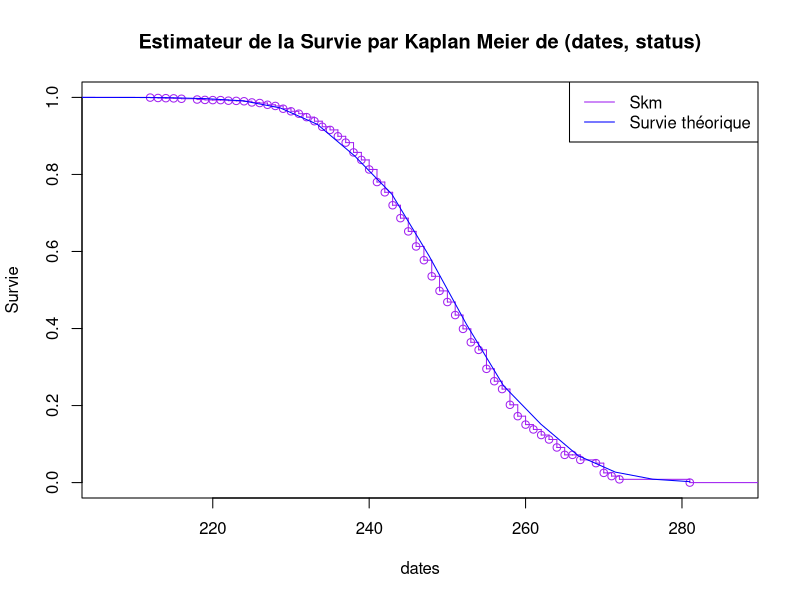
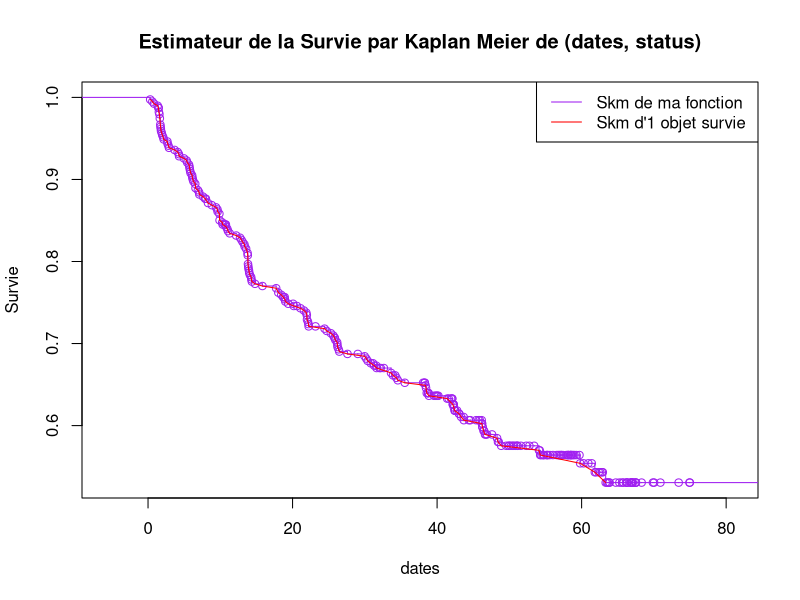
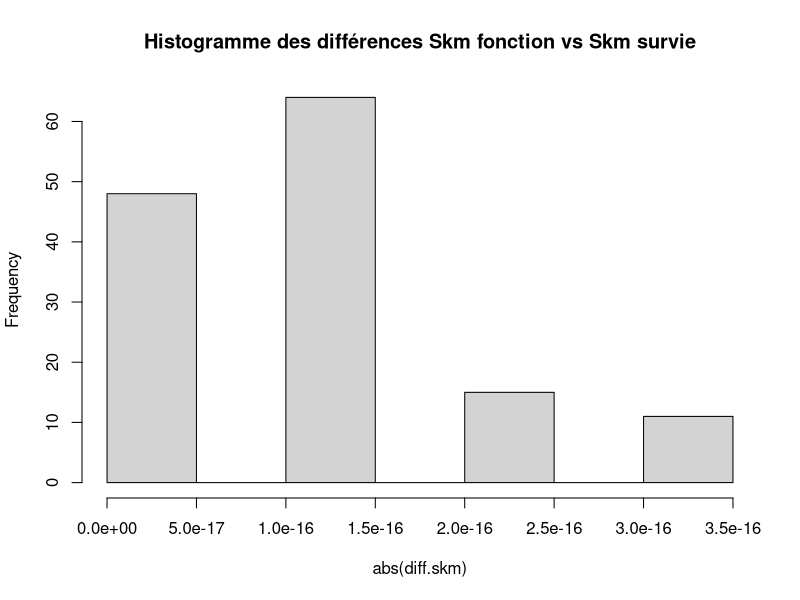

Here is the R script that generated these plots, in order: (Note: this script raises an error after producing the figures.)
## ---- chunk 1
EstimSurvie_km=function(dates=vector(mode="numeric", length = n), status=vector(mode="numeric", length = length(dates)), choise.plot="TRUE/FALSE"){
  library(tidyverse)
  cbind.data.frame(dates,status) %>% arrange(dates)-> df0
  df0 %>% group_by(dates) %>% summarise(d= sum(status), c=sum(status!=1)) -> df1
  N=length(df0$status)
  df1 %>% mutate(r=c(N, N-cumsum(d+c)[-length(N-cumsum(d+c))] )) -> df1
  Skm= c(1,cumprod(1-df1$d/df1$r))
  
  if(choise.plot ==TRUE){
    plot(stepfun(df1$dates, Skm), col='purple', main="Estimateur de la Survie par Kaplan Meier de (dates, status)", xlab="dates",ylab="Survie")
    
  }

  return(list(xx=df1$dates, yy=Skm))
}
#help("stepfun")
## ---- chunk 2
# Test de ma fonction avec des données binomiales indépendantes:
size.vect=2000# a choisir arbitrairement
nb_trial=500
ttilde = rbinom(size.vect, nb_trial, 0.5)
c = rbinom(size.vect, nb_trial, 0.5)
dates=pmin(ttilde, c)# 5 est choisis arbitrairement
status= (ttilde<= c)*1
n=length(EstimSurvie_km(dates, status, choise.plot= FALSE)$xx) 
#length(df2$dates)

t_i_abscisses=seq(0, max(dates), length.out=n)
S_th=pbinom(q=t_i_abscisses, nb_trial, prob=0.5, lower.tail=F)

EstimSurvie_km(dates, status, choise.plot= TRUE)
lines(t_i_abscisses, S_th, col="blue")
legend("topright", legend=c("Skm", "Survie théorique"), col=c("purple", "blue"), lty=c(1,1))

## ---- chunk 3
library(survival)
library(survminer)
library(tidyverse)
## ---- chunk 4
??survival::diabetic
(diab=survival::diabetic)# 8 var. de: 
#length(unique(diab$id))#197 patients /treatment: 0 = no treatment, 1= laser
## ---- chunk 5
#Dans un 1er temps, nous créons par la fonction Surv, un objet de type survie qui nous permettra d’utiliser les fonctions du package survival et en particulier la fonction survfit afin de représenter une estimation de la survie par Kaplan Meier:
base=Surv(diab$time, diab$status)
Skm <- summary(survfit(base~1, data =diab))$surv # par défaut la fonction survfit construit l'estimateur de Kaplan Meier de la survie

time.skm.survival=summary(survfit(base~1, data =diab))$time
EstimSurvie_km(diab$time, diab$status, choise.plot = TRUE)
lines(time.skm.survival, Skm, col='red')
legend("topright", legend=c("Skm de ma fonction", "Skm d'1 objet survie "), col=c("purple", "red"), lty=c(1,1))
## ---- chunk 6
diff.skm=unique(EstimSurvie_km(diab$time, diab$status, choise.plot = FALSE)$yy[-1])-Skm
hist(abs(diff.skm), main = "Histogramme des différences Skm fonction vs Skm survie")
## ---- chunk 7
??survival::survfit
base #les données censurées sont marquées par un +

#A présent estimons les courbes de survie de chacuns des groupes par l'estimateur de Kaplan-Meir:

Skm.grouped.by.eye=survfit(base~diab$eye, data =diab)
Skm.grouped.by.gaz=survfit(base~diab$laser, data =diab)
Skm.grouped.by.treatment=survfit(base~diab$trt, data =diab)
Skm.grouped.by.risque=survfit(base~diab$risk, data =diab)

#Dans un 1er temps, on trace l'estimation des survies par modalités (2) des 3 variables cathégorielles séparemment puis on supperpose les courbes: 
fits=list(EYE=Skm.grouped.by.eye, LASER=Skm.grouped.by.gaz, TREATMENT=Skm.grouped.by.treatment, STADE = Skm.grouped.by.risque )
ggsurvplot(fits, data = diab, combine = FALSE, # Not Combine curves
           risk.table =FALSE,                  # Add risk table
           conf.int = TRUE,                    # Add confidence interval
           conf.int.style = "step",            # CI style, use "step" or "ribbon"
           censor = FALSE,                     # Remove censor points  # Clean risk table
           palette = "jco")
## ---- chunk 8
survdiff(base~ diab$eye)
survdiff(base~ diab$laser)
survdiff(base~ diab$trt)
## ---- chunk 9
Skm.all.groups=survfit(base~1, data =diab)
summary(Skm.all.groups, times = 22)
## ---- chunk 10
Skm.grouped.by.treatment
summary(Skm.grouped.by.treatment, times = 22)
## ---- chunk 11
#plot(Skm.all.groups, conf.int = TRUE, main ='Estimation par KM de la courbe de survie globale',xlab='time in months', ylab="SKM")
??quantile()
# Avec nos données, les quantiles ne sont pas observables graphiquement alors on utilise la fonction quantile()
(quantile(Skm.all.groups, probs = 0.25, conf.int = TRUE))
## ---- chunk 12
(quantile(Skm.grouped.by.treatment, probs = 0.25, conf.int = TRUE))
## ---- chunk 13
HF.all.groups=survfit(base~1, type = "fleming-harrington",data =diab)
plot(HF.all.groups,fun="surv", col='blue',
           main="Comparaison de l’estimateur de KM à celui d'Harrington-Fleming")
lines(Skm.all.groups,fun="surv", col='red')
legend("topright", legend=c("Skm", "Shf"), col=c("red", "blue"), lty=c(1,1))

## ---- chunk 14
diff_surv=summary(HF.all.groups)$surv-summary(Skm.all.groups)$surv
hist(abs(diff_surv), main = "Histogramme des différences entre les estimateurs KM et HF")
